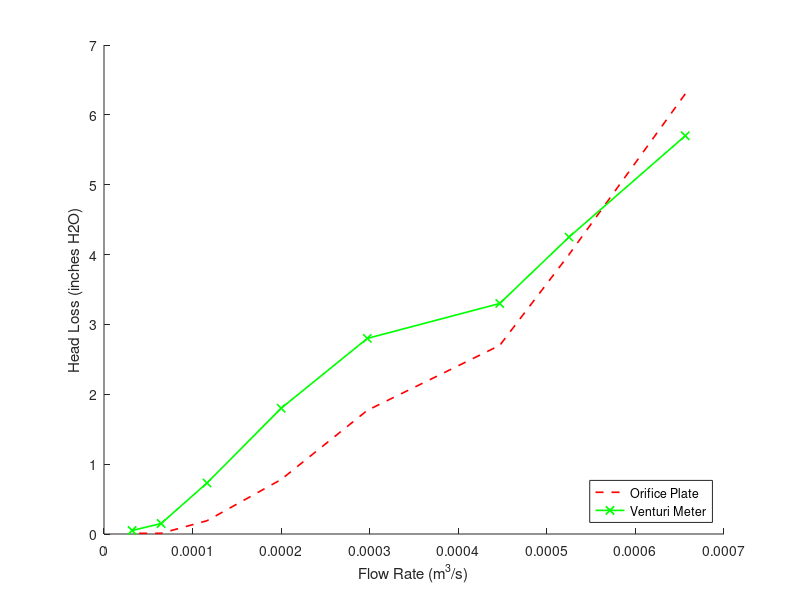
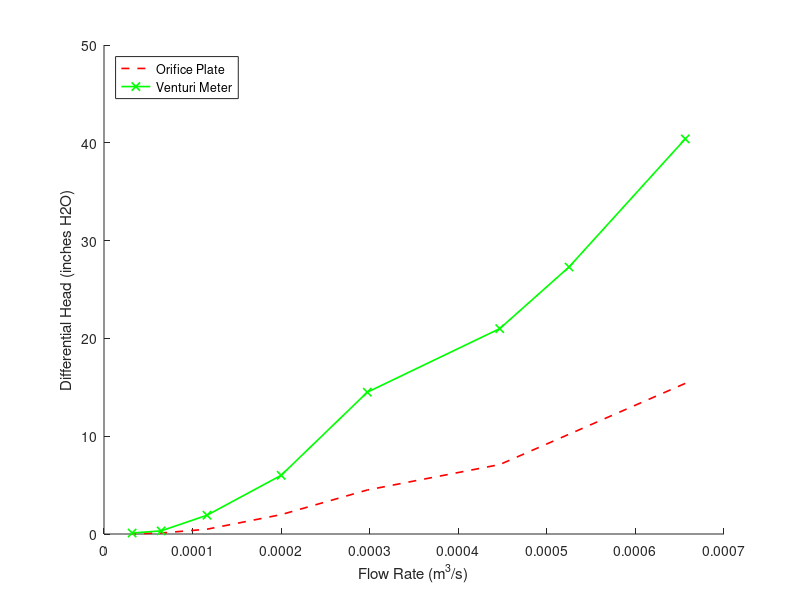

Source code (MATLAB) for these figures, in order:
function flow_meters
close all

%Collected data
volumes = [21, 21, 21, 11, 11, 5, 2, 2]; %L
times = [47, 32, 40, 37, 55, 43, 31, 63]; %s
%in H2O
diff_head_o = [7.1, 15.4, 10.2, 4.5, 1.98, 0.49, 0.10, 0.02];
head_loss_o = [2.7, 6.3, 4.0, 1.77, 0.78, 0.19, 0.01, 0.01];
diff_head_v = [21.0, 40.4, 27.3, 14.5, 6.0, 1.92, 0.32, 0.1];
head_loss_v = [3.3, 5.7, 4.25, 2.8, 1.8, 0.73, 0.15, 0.05];
diff_head_p = [3.3, 6.5, 5.1, 2.4, 1.2, 0.3, 0.1, 0.03];
%gal/min
coriolis = [8.1, 11.3, 9.2, 6.3, 4.3, 2.3, 1.0, 0.5];

%%Calculate flow rates, m^3/s
flow_rate_o = orifice(0.62, 20e-3, 24e-3, diff_head_o*2.54e-2); %Orifice
flow_rate_v = orifice(0.98, 14e-3, 24e-3, diff_head_v*2.54e-2); %Venturi
flow_rate_p = pitot(24e-3, diff_head_p*2.54e-2); %Pitot
coriolis_nice_units = coriolis./15850.3;
measured = volumes./(1000*times);
disp('Flow rates: Measured, Coriolis, Orifice Plate, Venturi, Pitot Tube')
disp([measured' coriolis_nice_units' flow_rate_o' flow_rate_v' flow_rate_p'])

%%Calculate error from measured flow rate
error_orifice = abs(flow_rate_o - measured)./measured;
error_venturi = abs(flow_rate_v - measured)./measured;
error_pitot = abs(flow_rate_p - measured)./measured;
error_coriolis = abs(coriolis_nice_units - measured)./measured;
disp('Relative Error to Measured Flow Rate: Orifice Plate, Venturi, Pitot Tube')
disp([error_orifice', error_venturi', error_pitot'])
disp('Relative Error to Measured Flow Rate: Coriolis Meter')
disp(error_coriolis')


% Part 4: compare head loss for orifice and venturi
measured_plot = reorder(measured);
head_loss_o_plot = reorder(head_loss_o);
head_loss_v_plot = reorder(head_loss_v);
diff_head_o_plot = reorder(diff_head_o);
diff_head_v_plot = reorder(diff_head_v);

figure
hold on
plot(measured_plot, head_loss_o_plot, 'r--', 'LineWidth', 1.2);
plot(measured_plot, head_loss_v_plot, 'g-x', 'LineWidth', 1.2)
xlabel('Flow Rate (m^3/s)')
ylabel('Head Loss (inches H2O)')
legend('Orifice Plate', 'Venturi Meter', 'Location', 'SouthEast')

avg_head_loss_v = sum(head_loss_v)/length(head_loss_v);
avg_head_loss_o = sum(head_loss_o)/length(head_loss_o);

fprintf('Average head loss for Venturi meter:\t %.2f in H2O\n', avg_head_loss_v)
fprintf('Average head loss for orifice meter:\t %.2f in H2O\n', avg_head_loss_o)

%Part 5: compare differential head for venturi and oriface plate
figure
hold on
plot(measured_plot, diff_head_o_plot, 'r--', 'LineWidth', 1.2)
plot(measured_plot, diff_head_v_plot, 'g-x', 'LineWidth', 1.2)
xlabel('Flow Rate (m^3/s)')
ylabel('Differential Head (inches H2O)')
legend('Orifice Plate', 'Venturi Meter', 'Location', 'NorthWest')

avgscale = mean(diff_head_v_plot./diff_head_o_plot);

end

function [flow_rate] = orifice(Cd, d0, d1, head)

A0 = pi*(d0/2)^2;
A1 = pi*(d1/2)^2;
flow_rate = Cd.*A0.*((1-(A0./A1).^2).^(1/2)).*sqrt(2.*9.81.*head);

end

function [flow_rate] = pitot(d, head)

A = pi*(d/2)^2;
flow_rate = A.*sqrt(2.*9.81.*head);

end

function [ordered] = reorder(vector)
%reorders the vectors for plotting

ordered = [vector(2:3) vector(1) vector(4:end)];
end

rho = 998.02;
mu = 1.002e-3;
dia = .24; %m


flow_rates = [
    0.4468    0.5110    0.2636    0.4589    0.5801
    0.6563    0.7129    0.3883    0.6365    0.8142
    0.5250    0.5804    0.3160    0.5232    0.7212
    0.2973    0.3975    0.2099    0.3813    0.4947
    0.2000    0.2713    0.1392    0.2453    0.3498
    0.1163    0.1451    0.0693    0.1388    0.1749
    0.0645    0.0631    0.0313    0.0566    0.1010
    0.0317    0.0315    0.0140    0.0317    0.0553   
    ];


flow_rates = sort(flow_rates,1);
flow_rates = flow_rates .* 10^-3;

velocities = flow_rates ./ ((dia/2)^2 * pi);

re = rho.*velocities.*dia./mu;

v_turb = mu*4000/(rho*dia);
v_lam = mu*2000/(rho*dia);

q_turb = v_turb * (dia/2)^2 * pi;
q_lam = v_lam * (dia/2)^2 * pi;

coriolis = flow_rates(:,2);
stopwatch = flow_rates(:,1);
orifice = flow_rates(:,3);
venturi = flow_rates(:,4);
pitot = flow_rates(:,5);

coriolis_v = velocities(:,2);
stopwatch_v = velocities(:,1);
orifice_v = velocities(:,3);
venturi_v = velocities(:,4);
pitot_v = velocities(:,5);

coriolis_error = (coriolis - stopwatch) ./ stopwatch;
orifice_error = (orifice - stopwatch) ./ stopwatch;
venturi_error = (venturi - stopwatch) ./ stopwatch;
pitot_error = (pitot - stopwatch) ./ stopwatch;

stopwatch_error_c = (stopwatch - coriolis) ./ coriolis;
orifice_error_c = (orifice - coriolis) ./ coriolis;
venturi_error_c = (venturi - coriolis) ./ coriolis;
pitot_error_c = (pitot - coriolis) ./ coriolis;

mean_coriolis_error = mean(coriolis_error);
mean_orifice_error = mean(orifice_error);
mean_venturi_error = mean(venturi_error);
mean_pitot_error = mean(pitot_error);

%disp(mean_coriolis_error)
%disp(mean_orifice_error)
%disp(mean_venturi_error)
%disp(mean_pitot_error)

% pitot plot
y_range = -80:80;

hold on
%plot(stopwatch,coriolis_error.*100)
plot(stopwatch,orifice_error.*100,'--r')
plot(stopwatch,venturi_error.*100,'-xg')
%plot(stopwatch,pitot_error.*100,'-sk')
plot(ones(1,numel(y_range)).*q_turb,y_range,'-.m')
plot(ones(1,numel(y_range)).*q_lam,y_range,'-.m')
%title('Error as a Function of Flow Rate')
xlabel('Flow Rate (m^3/s)')
ylabel('Percent Error Compared to Stopwatch Measurement')
%legend('Coriolis Meter','Orifice Plate','Venturi Meter','Pitot Tube')
legend('Orifice Plate','Venturi Meter','Bounds of Transition Regime','location','northwest')

figure()
% pitot plot
hold on
%plot(coriolis,stopwatch_error_c.*100)
plot(coriolis,orifice_error_c.*100,'--r')
plot(coriolis,venturi_error_c.*100,'-xg')
%plot(coriolis,pitot_error_c.*100,'-sk')
plot(ones(1,numel(y_range)).*q_turb,y_range,'-.m')
plot(ones(1,numel(y_range)).*q_lam,y_range,'-.m')
%title('Error as a Function of Flow Rate')
xlabel('Flow Rate (m^3/s)')
ylabel('Percent Error Compared to Coriolis Measurement')
%legend('Stopwatch Measurement','Orifice Plate','Venturi Meter','Pitot Tube')
legend('Orifice Plate','Venturi Meter','Bounds of Transition Regime','location','northwest')
